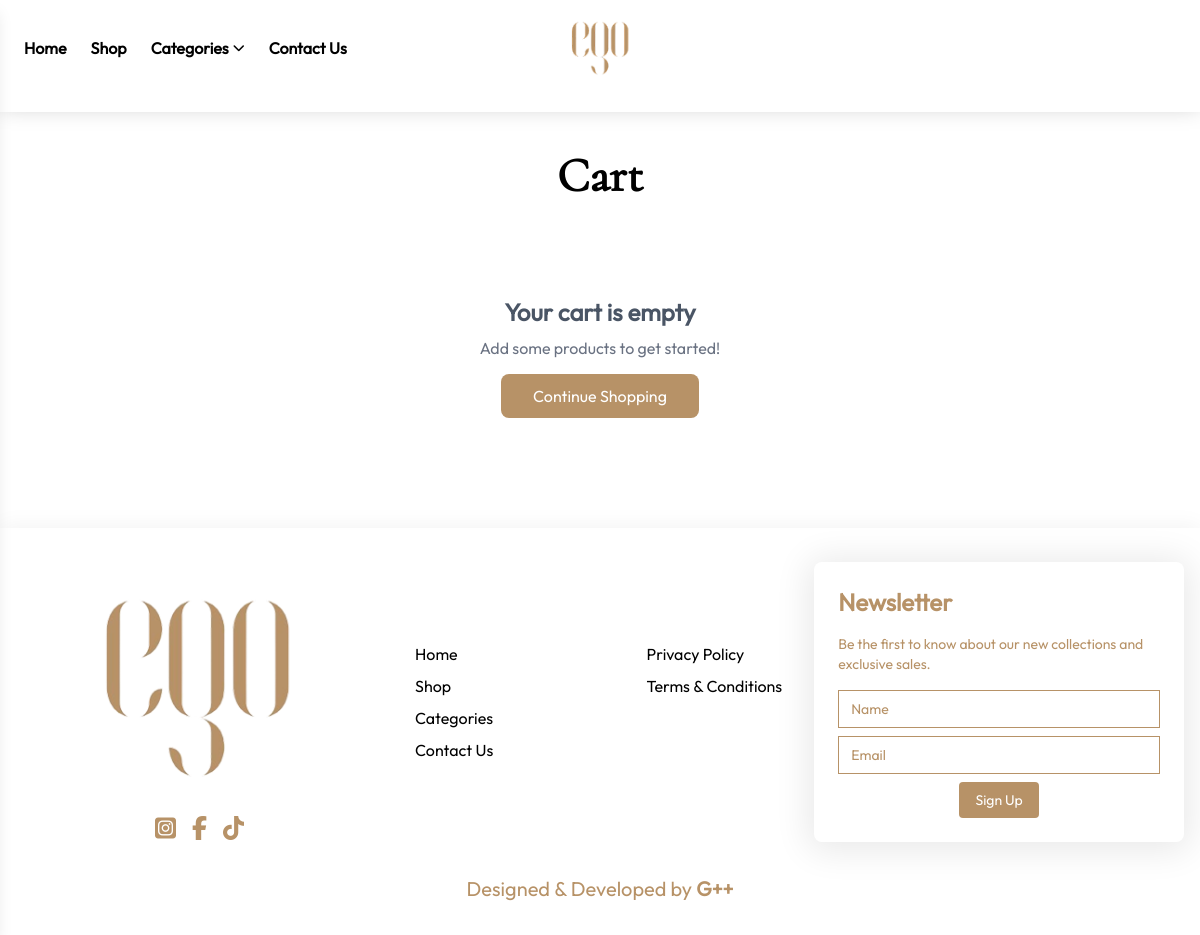
Before: /cart.php (signed in) with the older database file.
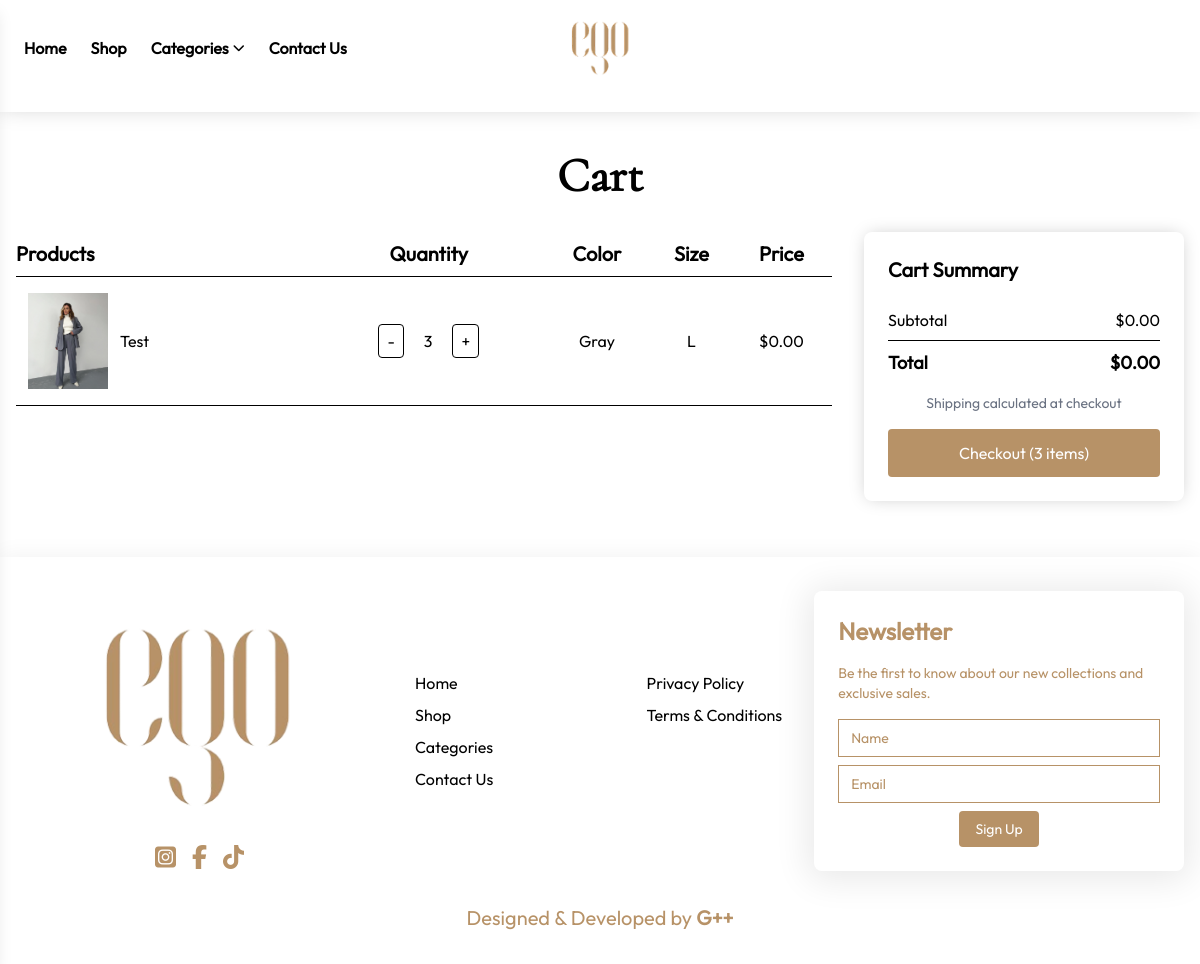
After: the same page with the newer database file.
### tables this page shows
CREATE TABLE `cart_item` (
  `item_id` int(11) NOT NULL,
  `cart_id` int(11) NOT NULL,
  `product_id` int(11) NOT NULL,
  `variant_id` int(11) DEFAULT NULL,
  `image_id` int(11) DEFAULT NULL,
  `quantity` int(11) NOT NULL DEFAULT 1,
  `price` decimal(10,2) NOT NULL
);

CREATE TABLE `product_images` (
  `id` int(11) NOT NULL,
  `product_id` int(11) NOT NULL,
  `variant_id` int(11) DEFAULT NULL,
  `color_id` int(11) DEFAULT NULL,
  `image_path` varchar(255) NOT NULL,
  `is_main` tinyint(1) DEFAULT 0,
  `display_order` int(11) DEFAULT 1
);

CREATE TABLE `products` (
  `id` int(11) NOT NULL,
  `name` varchar(150) NOT NULL,
  `description` text DEFAULT NULL,
  `base_price` decimal(10,2) NOT NULL,
  `weight` decimal(10,2) DEFAULT NULL,
  `category_id` int(11) DEFAULT NULL,
  `created_at` timestamp NOT NULL DEFAULT current_timestamp(),
  `is_top` tinyint(1) NOT NULL DEFAULT 0,
  `is_active` tinyint(1) DEFAULT 1
);

CREATE TABLE `colors` (
  `id` int(11) NOT NULL,
  `name` varchar(50) NOT NULL,
  `hex_code` varchar(7) DEFAULT NULL
);

CREATE TABLE `sizes` (
  `id` int(11) NOT NULL,
  `name` varchar(50) NOT NULL,
  `type` varchar(50) DEFAULT NULL
);

### app/controllers/cartController.php (called while the page is built, shortened)
<?php
    require_once MODELS . 'Cart.php';
    class CartController{
        public function getCartItems() {
            try {
                if(isset($_SESSION['user_id'])){
                    $userId = $_SESSION['user_id'];
                    $cartId = Cart::getOrCreateCart($userId);
                    $items = Cart::getCartItemsWithDetails($cartId);
                    $total = Cart::getCartTotal($cartId);
                    $count = 0;
                    foreach($items as $item) {
                        $count += $item['quantity'];
                    }
                    return [
                        'success' => true,
                        'items' => $items,
                        'total' => $total,
                        'count' => $count
                    ];
                }
                $items = [];
                $total = 0;
                $count = 0;
                return [
                    'success' => true,
                    'items' => $items,
                    'total' => $total,
                    'count' => $count
                ];
            } catch (Exception $e) {
                return ['success' => false, 'message' => 'Server error: ' . $e->getMessage()];
            }
        }
    }

### app/core/DB.php (called while the page is built, shortened)
<?php
    require_once __DIR__ . '/../config/database.php';
    class DB{
        public static function getConnection(){
            global $pdo;
            return $pdo;
        }
        public static function query($sql, $params = []){
            $stmt = self::getConnection()->prepare($sql);
            if (!empty($params)) {
                foreach ($params as $index => $value) {
                    $paramType = is_int($value) ? PDO::PARAM_INT : PDO::PARAM_STR;
                    $stmt->bindValue($index + 1, $value, $paramType);
                }
                $stmt->execute();
            } else {
                $stmt->execute($params);
            }
            return $stmt;
        }
    }

### app/models/Cart.php (called while the page is built, shortened)
<?php
    require_once CORE . 'DB.php';
    class Cart{
        public static function getOrCreateCart($userId){
            try{
                $stmt = DB::query("SELECT cart_id FROM cart WHERE user_id = ?", [$userId]);
                $cart = $stmt->fetch(PDO::FETCH_ASSOC);
                if($cart){
                    return $cart['cart_id'];
                }else{
                    DB::query("INSERT INTO cart (user_id) VALUES (?)", [$userId]);
                    return DB::getConnection()->lastInsertId();
                }
            }catch(PDOException $e){
                throw new Exception("Failed to get or create cart: " . $e->getMessage());
            }
        }
        public static function getCartItemsWithDetails($cartId) {
            try {
                $stmt = DB::query("
                    SELECT
                        ci.item_id,
                        ci.product_id,
                        ci.quantity,
                        ci.price,
                        p.name,
                        p.description,
                        c.name AS color,
                        s.name AS size,
                        pi.image_path AS image
                    FROM cart_item ci
                    JOIN products p ON ci.product_id = p.id
                    LEFT JOIN product_variants pv ON ci.variant_id = pv.id
                    LEFT JOIN colors c ON pv.color_id = c.id
                    LEFT JOIN sizes s ON pv.size_id = s.id
                    LEFT JOIN product_images pi ON p.id = pi.product_id AND pi.is_main = 1
                    WHERE ci.cart_id = ?
                ", [$cartId]);
                return $stmt->fetchAll(PDO::FETCH_ASSOC);
            } catch(Exception $e) {
                file_put_contents(__DIR__ . '/../../logs/model.log', $e->getMessage() . "\n", FILE_APPEND);
                return [];
            }
        }
        public static function getCartTotal($cartId) {
            try {
                $stmt = DB::query("
                    SELECT SUM(ci.quantity * ci.price) AS total
                    FROM cart_item ci
                    WHERE ci.cart_id = ?
                ", [$cartId]);
                $total = $stmt->fetch(PDO::FETCH_ASSOC);
                return $total['total'] ?? 0;
            } catch(Exception $e) {
                file_put_contents(__DIR__ . '/../../logs/model.log', $e->getMessage() . "\n", FILE_APPEND);
                return 0;
            }
        }
    }

### app/views/frontend/cartSection.php (the view, shortened to what this page needs)
<?php
require_once CONT . 'CartController.php';
try {
    $cartController = new CartController();
    $cartData = $cartController->getCartItems();
    $cartItems = $cartData['items'] ?? [];
    $cartTotal = $cartData['total'] ?? 0;
    $cartCount = $cartData['count'] ?? 0;
} catch (Exception $e) {
    error_log("Cart error: " . $e->getMessage());
    $cartItems = [];
    $cartTotal = 0;
    $cartCount = 0;
}
?>
<section class="max-w-7xl mx-auto px-4 py-10">
  <h1 class="text-4xl md:text-5xl font-bold mb-8 text-center font-cor">Cart</h1>
  <?php if (empty($cartItems)): ?>
    <div class="text-center py-16">
      <h2 class="text-2xl font-semibold text-gray-600 mb-2">Your cart is empty</h2>
      <p class="text-gray-500 mb-6">Add some products to get started!</p>
      <a href="shop.php" class="bg-brand text-white px-8 py-3 rounded-lg hover:bg-brand-dark transition-colors">
        Continue Shopping
      </a>
    </div>
  <?php else: ?>
  <div class="flex flex-col lg:flex-row gap-8">
    <div class="flex-1">
      <table class="hidden md:table w-full border-collapse">
        <thead>
          <tr class="border-b">
            <th class="py-2 text-xl text-left">Products</th>
            <th class="py-2 text-xl">Quantity</th>
            <th class="py-2 text-xl">Color</th>
            <th class="py-2 text-xl">Size</th>
            <th class="py-2 text-xl">Price</th>
          </tr>
        </thead>
        <tbody id="cart-items-desktop">
          <?php foreach ($cartItems as $item): ?>
          <tr class="border-b text-center cart-item" data-product-id="<?= htmlspecialchars($item['product_id']) ?>"
              data-size="<?= htmlspecialchars($item['size'] ?? '') ?>"
              data-color="<?= htmlspecialchars($item['color'] ?? '') ?>"
              data-price="<?= htmlspecialchars($item['price'] ?? 0) ?>">
            <td class="py-4 text-left">
              <div class="flex gap-3 items-center">
                <img src="<?= !empty($item['image']) ? htmlspecialchars($item['image']) : 'assets/images/placeholder.png' ?>"
                     alt="<?= htmlspecialchars($item['name'] ?? 'Product') ?>"
                     class="w-20 h-24 object-cover">
                <p><?= htmlspecialchars($item['name'] ?? 'Product') ?></p>
              </div>
            </td>
            <td class="py-4">
              <div class="flex items-center justify-center gap-2">
                <button class="quantity-btn minus-btn px-2 py-1 border rounded hover:bg-gray-100">-</button>
                <span class="quantity-display mx-3"><?= (int)$item['quantity'] ?></span>
                <button class="quantity-btn plus-btn px-2 py-1 border rounded hover:bg-gray-100">+</button>
              </div>
            </td>
            <td class="py-4"><?= htmlspecialchars($item['color'] ?? 'N/A') ?></td>
            <td class="py-4"><?= htmlspecialchars($item['size'] ?? 'N/A') ?></td>
            <td class="py-4 item-subtotal">$<?= number_format($item['total'] ?? ($item['price'] * $item['quantity']), 2) ?></td>
          </tr>
          <?php endforeach; ?>
        </tbody>
      </table>
    </div>
    <div class="w-full lg:w-80 flex flex-col gap-4 p-6 shadow-[0_0_18px_-4px_rgba(0,0,0,0.25)] rounded-lg">
      <p class="text-xl font-semibold">Cart Summary</p>
      <div class="space-y-2">
        <div class="flex justify-between border-b py-2">
          <p>Subtotal</p>
          <p id="cart-subtotal">$<?= number_format($cartTotal, 2) ?></p>
        </div>
        <div class="flex justify-between font-semibold text-lg">
          <p>Total</p>
          <p id="cart-total">$<?= number_format($cartTotal, 2) ?></p>
        </div>
      </div>
      <p class="text-sm text-gray-500 text-center">Shipping calculated at checkout</p>
      <button id="checkout-btn" class="w-full bg-brand text-white py-3 rounded hover:bg-opacity-90 transition-colors">
        Checkout (<?= $cartCount ?> items)
      </button>
    </div>
  </div>
  <?php endif; ?>
</section>

### public/cart.php (shortened to what this page needs)
<?php
    $nav_logo = "assets/images/egologo3.png";
?>
<!DOCTYPE html>
<html lang="en">
<head>
    <link rel='stylesheet' href='https://cdn-uicons.flaticon.com/3.0.0/uicons-regular-rounded/css/uicons-regular-rounded.css'>
    <link rel="stylesheet" href="assets/css/style.css">
</head>
<body data-page="cart">
    <div class="h-28 shadow-[0px_-7px_22.5px_0px_rgba(0,0,0,0.25)] py-4">
        <?php include FRONTEND_VIEWS . '/partials/nav.php'; ?>
    </div>
    <?php
        include FRONTEND_VIEWS . '/cartSection.php';
        include FRONTEND_VIEWS . '/footer.php';
    ?>
</body>
</html>

### app/views/frontend/partials/nav.php (shortened to what this page needs)
  <div class="max-w-screen-xl mx-auto px-4 sm:px-6 relative z-10">
      <div class="h-16 flex items-center justify-between">
          <div class="flex-1 flex items-center">
               <nav class="hidden md:flex gap-6 font-semibold">
                  <a href="index.php" class="hover:underline hover:font-bold cursor-pointer">Home</a>
                  <a href="shop.php" class="hover:underline hover:font-bold cursor-pointer">Shop</a>
                  <div class="categories-container relative">
                      <a href="#" class="categories-dropdown-toggle hover:underline hover:font-bold cursor-pointer flex items-center gap-1">
                          Categories <i class="fas fa-chevron-down text-xs"></i>
                      </a>
                  </div>
                  <a href="contact.php" class="hover:underline cursor-pointer hover:font-bold">Contact Us</a>
              </nav>
          </div>
          <div class="hidden md:block absolute left-1/2 -translate-x-1/2">
              <a href="index.php">
                  <img src=<?php echo $nav_logo ?? 'assets/images/egologo3.php';?> alt="EGO" class="h-14 w-auto cursor-pointer">
              </a>
          </div>
          <div class="flex-1 flex justify-end items-center gap-3 nav-icons">
              <button id="openLogin" class="hidden md:inline-flex items-center justify-center w-8 h-10 cursor-pointer" aria-label="Account">
              </button>
              <a href="cart.php" class="hidden md:inline-flex items-center justify-center w-8 h-10 cursor-pointer relative" aria-label="Cart">
              </a>
          </div>
      </div>
</div>

### app/views/frontend/footer.php (shortened to what this page needs)
<footer class="bg-white px-4 py-8 shadow-[0px_-2px_21.3px_0px_rgba(0,0,0,0.05)] mt-4">
  <div class="max-w-screen-xl mx-auto">
    <div class="flex flex-col md:flex-row md:justify-between md:items-center gap-8">
      <div class="flex flex-col items-center  space-y-4 md:w-1/3">
        <img src="assets/images/egologo.png" alt="EGO" class="h-32 w-auto md:h-60">
        <div class="flex gap-4 text-brand">
          <a href="#"><i class="fa-brands fa-square-instagram text-2xl"></i></a>
          <a href="#"><i class="fa-brands fa-facebook-f text-2xl"></i></a>
          <a href="#"><i class="fa-brands fa-tiktok text-2xl"></i></a>
        </div>
      </div>
      <div class="flex flex-col sm:flex-row justify-between gap-8 md:w-1/3 text-center sm:text-left">
        <ul class="space-y-2">
          <li><a href="index.php" class="hover:text-brand">Home</a></li>
          <li><a href="shop.php" class="hover:text-brand">Shop</a></li>
          <li><a href="#" class="hover:text-brand">Categories</a></li>
          <li><a href="contact.php" class="hover:text-brand">Contact Us</a></li>
        </ul>
        <ul class="space-y-2">
          <li><a href="#" class="hover:text-brand">Privacy Policy</a></li>
          <li><a href="#" class="hover:text-brand">Terms &amp; Conditions</a></li>
        </ul>
      </div>
      <div class="w-full md:w-1/3 space-y-4 text-start p-6 shadow-[0px_3px_35px_6px_rgba(0,0,0,0.09)] rounded-lg">
        <h4 class="text-2xl text-brand font-semibold">Newsletter</h4>
        <p class="text-sm text-brand">Be the first to know about our new collections and exclusive sales.</p>
        <form id="newsletterForm" class="space-y-2">
          <input
            type="text"
            id="newsletterName"
            name="name"
            value=""
            placeholder="Name"
            class="w-full border border-brand px-3 py-2 text-sm outline-none placeholder:text-brand focus:ring-1 focus:ring-brand"
            required>
          <input
            type="email"
            id="newsletterEmail"
            name="email"
            value=""
            placeholder="Email"
            class="w-full border border-brand px-3 py-2 text-sm outline-none placeholder:text-brand focus:ring-1 focus:ring-brand"
            required>
          <div class="w-full text-center">
            <button
              type="submit"
              id="newsletterSubmitBtn"
              class="px-4 py-2 bg-brand text-white text-sm rounded hover:bg-opacity-90 transition cursor-pointer disabled:opacity-50 disabled:cursor-not-allowed min-w-[80px]">
              <span id="newsletterSubmitText">Sign Up</span>
            </button>
          </div>
        </form>
      </div>
    </div>
    <div class="mt-8 text-center text-xl text-brand">
      Designed &amp; Developed by <span class="font-semibold">G++</span>
    </div>
  </div>
</footer>

Changed rows visible on the page:
added cart_item: product_images.image_path (picture), product.name "Test", quantity "3", colors.name "Gray", sizes.name "L", price "0.00"
Other visible differences:
$cartTotal: (not shown) → "0.00"
$cartCount: (not shown) → "3"
text no longer shown: "Your cart is empty Add some products to get started! Continue Shopping"
text now shown: "Products Quantity Color Size Price Cart Summary Subtotal $ Total $ Shipping calculated at checkout Checkout ( items)"
